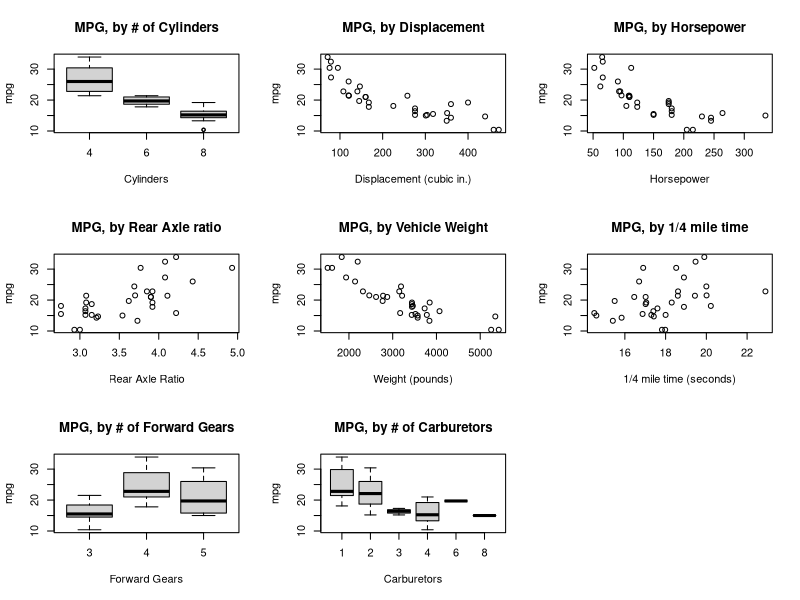

Recreate this plot in R. (Note: this script raises an error after producing the figure.)
## ---- chunk 1
library(knitr)
library(dplyr)
library(ggplot2)
library(stringr)
library(xtable)
library(GGally)
library(car)
library(lmtest)

options(dplyr.max_print = 10)
options(dplyr.min_print =  5)
opts_chunk$set(echo = FALSE, message = FALSE, error = FALSE, warning = FALSE, results = "hide", comment = NA)
## ---- chunk 2
## load and inspect the data 
data(mtcars)
str(mtcars)
glimpse(mtcars)
## ---- chunk 3
mtcars2 <- mtcars %>%
    mutate(trtype = factor(am, labels = c("Automatic", "Manual"))) %>%
    select(-am)

tab <- matrix(table(mtcars2$trtype))
## ---- chunk 4
res <- t.test(mpg ~ trtype, var.equal=FALSE, data = mtcars2)
## ---- chunk 5
mtcars2 <- mtcars2 %>%
    select(-cyl)   ### removing number of cylinders per the above

fit <- lm(mpg ~ I(1 * (trtype == 'Manual')) + disp + drat + wt + qsec + vs + gear + carb + hp, data = mtcars2)
fitcoef <- summary(fit)$coef
## ---- chunk 6
vif(fit)
## ---- chunk 7
fit2 <- lm(mpg ~ I(1 * (trtype == 'Manual')) + drat + wt + qsec + vs + gear + carb, data = mtcars2)
summary(fit2)
fit2coef <- summary(fit2)$coef
vif(fit2)
## ---- chunk 8
fit3 <- lm(mpg ~ I(1 * (trtype == 'Manual')) + wt, data = mtcars2)
summary(fit3)
fit3coef <- summary(fit3)$coef
lrtest(fit2,fit3)
## ---- chunk 9
fit4 <- lm(mpg ~ I(1 * (trtype == 'Manual')) + wt + carb + qsec, data = mtcars2)
summary(fit4)
lrtest(fit3,fit4)
lrtest(fit4,fit2)
vif(fit4)
## ---- chunk 10
round(dfbetas(fit4), 3) ### 
round(hatvalues(fit4), 3)
round(cooks.distance(fit4), 3)
round(dffits(fit4), 3)
## ---- chunk 11
mtcars2sub <- mtcars2[-17,]
fit5 <- lm(mpg ~ I(1 * (trtype == 'Manual')) + wt + carb + qsec, data = mtcars2sub)
summary(fit5)
vif(fit5)
## ---- chunk 12
data(mtcars)
par(mfrow = c(3,3))
boxplot(mpg ~ cyl, main = "MPG, by # of Cylinders", data = mtcars, xlab = "Cylinders")
with(mtcars, plot(disp, mpg, main = "MPG, by Displacement", xlab = "Displacement (cubic in.)"))
with(mtcars, plot(hp, mpg, main = "MPG, by Horsepower", xlab = "Horsepower"))
with(mtcars, plot(drat, mpg, main = "MPG, by Rear Axle ratio", xlab = "Rear Axle Ratio"))
with(mtcars, plot(wt*1000, mpg, main = "MPG, by Vehicle Weight", xlab = "Weight (pounds)"))
with(mtcars, plot(qsec, mpg, main = "MPG, by 1/4 mile time", xlab = "1/4 mile time (seconds)"))
boxplot(mpg ~ gear, main = "MPG, by # of Forward Gears", data = mtcars, xlab = "Forward Gears")
boxplot(mpg ~ carb, main = "MPG, by # of Carburetors", data = mtcars, xlab = "Carburetors")
par(mfrow = c(1,1))
## ---- chunk 13
data(mtcars)
p <- ggpairs(mtcars, columns = 2:11, lower = list(continuous = "smooth"), params = c(method = "loess"))
## ---- chunk 14
par(mfrow = c(2,2))
plot(fit4)
par(mfrow = c(1,1))
## ---- chunk 15
par(mfrow = c(2,2))
plot(fit5)
par(mfrow = c(1,1))
